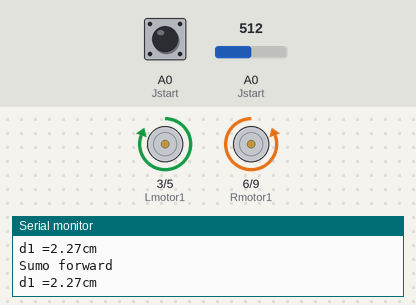
This sketch was run on a simulated Arduino Uno, built with avr-gcc and run on an emulated ATmega328P. On the bench: motor-driver pin pairs drawn as motors (green arrow = first pin HIGH = forward, orange = second pin HIGH = backward, longer = more drive), the last lines printed to the serial monitor. The inputs (shaded band) are chosen by the test bench; at power-on: A0 (Jstart) = 512, A0 (Jstart) HIGH.

Above: at 1.2 s.
1.3 s: A0 (Jstart) set to 625
2.8 s: A0 (Jstart) set to 647
At 3.6 s:
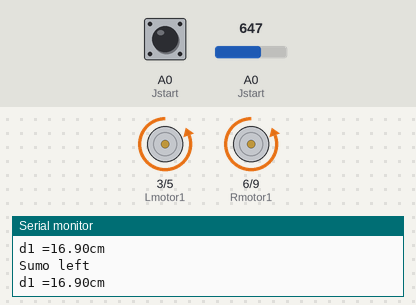
4.3 s: A0 (Jstart) pulled LOW for 0.15 s
At 4.42 s:
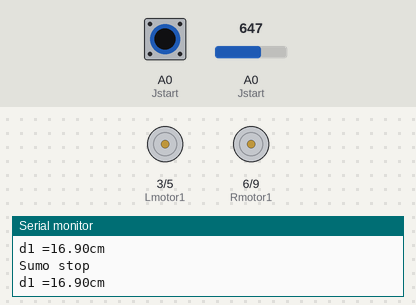
5.9 s: A0 (Jstart) pulled LOW for 3.2 s
At 10.5 s:
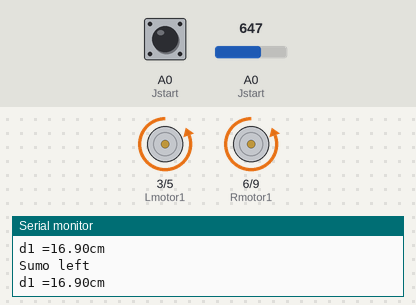
Timing chart, 0 to 11.6 s (numbered marks = the images above; inputs shaded):
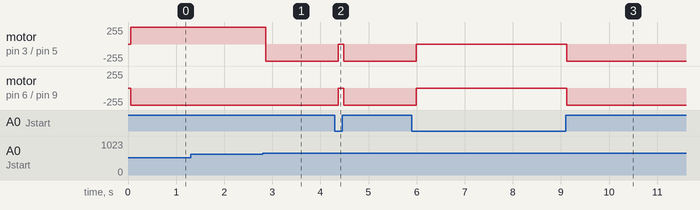

The sketch:

RoboSumo.ino
```cpp
/* Author: Yermekov Rustem (qazaqstem)
 * rustem.erm@gmail.com
 * date: 13/04/2024
 * last update: 16/05/2024
 * robo sumo 10x10 500g
 * 4 motor n20 motor 800RPM
 * 1 ir distance sensor
 * 1 JSUMO ir starting module
 */

//left motors pin: 3 5
//right motor pin: 6 9
//IR sensor SHARP 0A51SK pin: A0
//Jsumo Starting module pin: 14

#define Jstart 14

#define Lmotor1 3
#define Lmotor2 5
#define Rmotor1 6
#define Rmotor2 9

int Fdist = 15; //Fight distance

boolean STRT = false;

const int sensorPin[] = {A0};
float distance[1]; //variable sharp ir distance
const int AVERAGE_OF =50;
const float MCU_VOLTAGE = 5.0;

void setup() {
  Serial.begin(9600);
  pinMode(Jstart, INPUT);
  pinMode(Lmotor1, OUTPUT);
  pinMode(Lmotor2, OUTPUT);
  pinMode(Rmotor1, OUTPUT);
  pinMode(Rmotor2, OUTPUT);
}

void loop() {
  readDistance(0);//Distance from ir sharp

  STRT = digitalRead(Jstart);//Read staus from starting module

//----If starting module in start mode, robot start fight----
  if (STRT == false){
    Motorstop();
  }else{
    if(distance[0] < Fdist){ //distance when robot start go forward
      forward();
    } else{
        left();
    }
  }
//----------------------------

  Serial.print("d1 =");
  Serial.print(distance[0]);
  Serial.println("cm");
  delay(50);
}

void forward(){
  Serial.println("Sumo forward");
  digitalWrite(Lmotor1, HIGH);
  digitalWrite(Lmotor2, LOW);
  digitalWrite(Rmotor1, LOW);
  digitalWrite(Rmotor2, HIGH);
}

void bacward(){
  Serial.println("Sumo backward");
  digitalWrite(Lmotor1, LOW);
  digitalWrite(Lmotor2, HIGH);
  digitalWrite(Rmotor1, HIGH);
  digitalWrite(Rmotor2, LOW);
}

void left(){
  Serial.println("Sumo left");
  digitalWrite(Lmotor1, LOW);
  digitalWrite(Lmotor2, HIGH);
  digitalWrite(Rmotor1, LOW);
  digitalWrite(Rmotor2, HIGH);
}

void right(){
  Serial.println("Sumo right");
  digitalWrite(Lmotor1, HIGH);
  digitalWrite(Lmotor2, LOW);
  digitalWrite(Rmotor1, HIGH);
  digitalWrite(Rmotor2, LOW);
}

void Motorstop(){
  Serial.println("Sumo stop");
  digitalWrite(Lmotor1, LOW);
  digitalWrite(Lmotor2, LOW);
  digitalWrite(Rmotor1, LOW);
  digitalWrite(Rmotor2, LOW);
}

void readDistance(int sensor){
      float voltage_temp_average=0;
      for(int i=0; i < AVERAGE_OF; i++)
    {
      int sensorValue = analogRead(sensorPin[sensor] );
      delay(1);
      voltage_temp_average +=sensorValue * (MCU_VOLTAGE / 1023.0);
    }
     voltage_temp_average /= AVERAGE_OF;
  distance[sensor] = 33.9 + -69.5*(voltage_temp_average) + 62.3*pow(voltage_temp_average,2) + -25.4*pow(voltage_temp_average,3) + 3.83*pow(voltage_temp_average,4);
}
```

Measured:
- the behaviour switches between 638 and 639 on A0 (Jstart) (found by bisection; images 0 and 1)
- after the input at 2.8 s, motor on pin 3 (Lmotor1) / pin 5 (Lmotor2): forward 255/255 → backward 255/255 after 0.06 s
- after the input at 4.3 s, motor on pin 3 (Lmotor1) / pin 5 (Lmotor2), motor on pin 6 (Rmotor1) / pin 9 (Rmotor2): backward 255/255 → stopped after 0.07 s, → backward 255/255 0.11 s later
- after the input at 5.9 s, motor on pin 3 (Lmotor1) / pin 5 (Lmotor2), motor on pin 6 (Rmotor1) / pin 9 (Rmotor2): backward 255/255 → stopped after 0.09 s, → backward 255/255 3.1 s later
